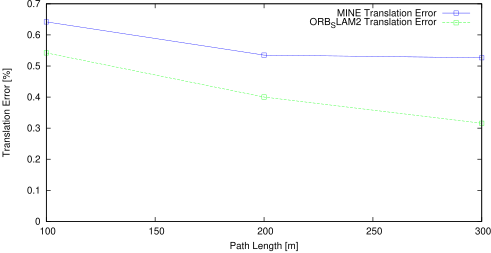

Reproduce this figure in gnuplot.
set term postscript eps enhanced color
set output "04_tl.eps"
set size ratio 0.5
set yrange [0:*]
set xlabel "Path Length [m]"
set ylabel "Translation Error [%]"
plot "04_tl.txt" using 1:($2*100) title 'MINE Translation Error' lc rgb "#0000FF" pt 4 w linespoints,"04_tl.txt" using 1:($3*100) title 'ORB_SLAM2 Translation Error' lc rgb "#00FF00" pt 4 w linespoints
